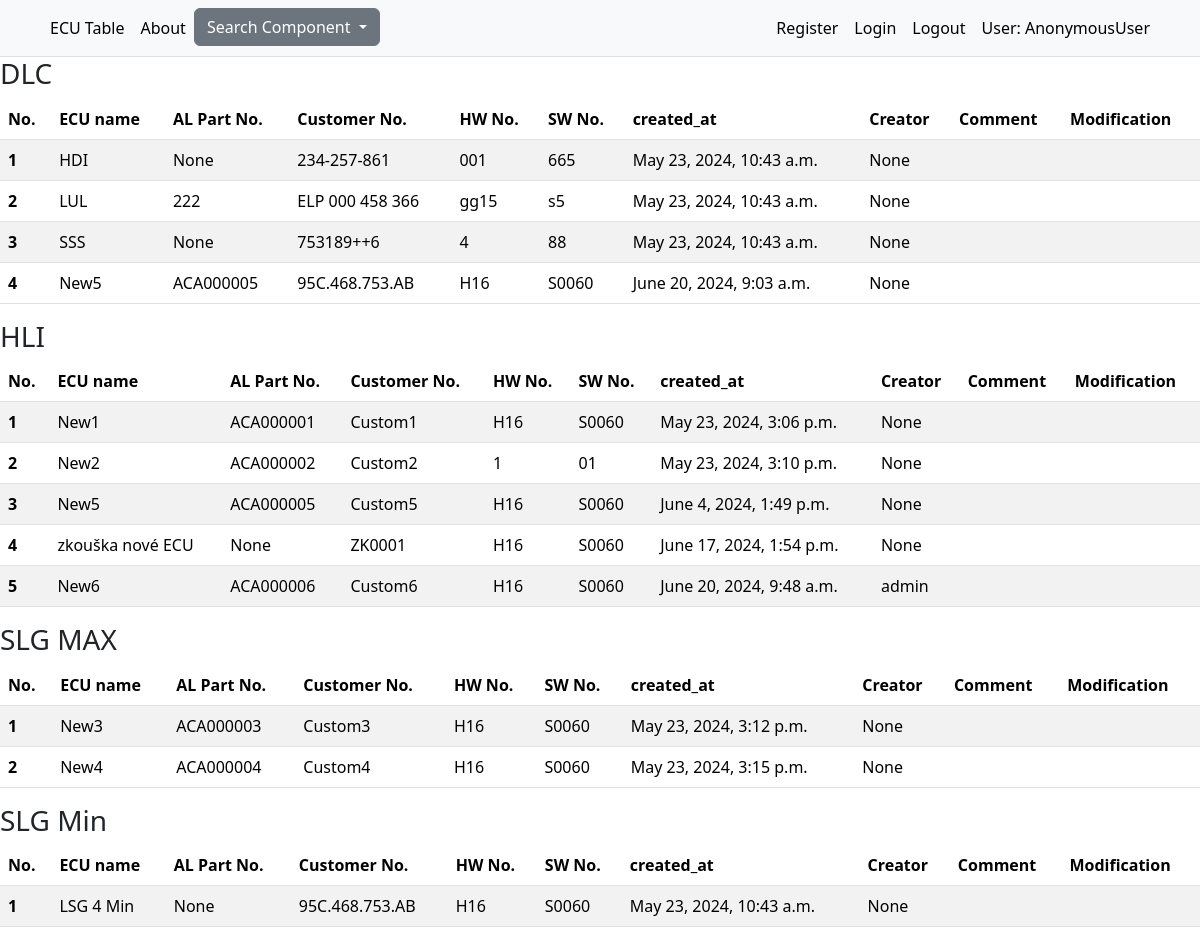
The app's page /, older data.
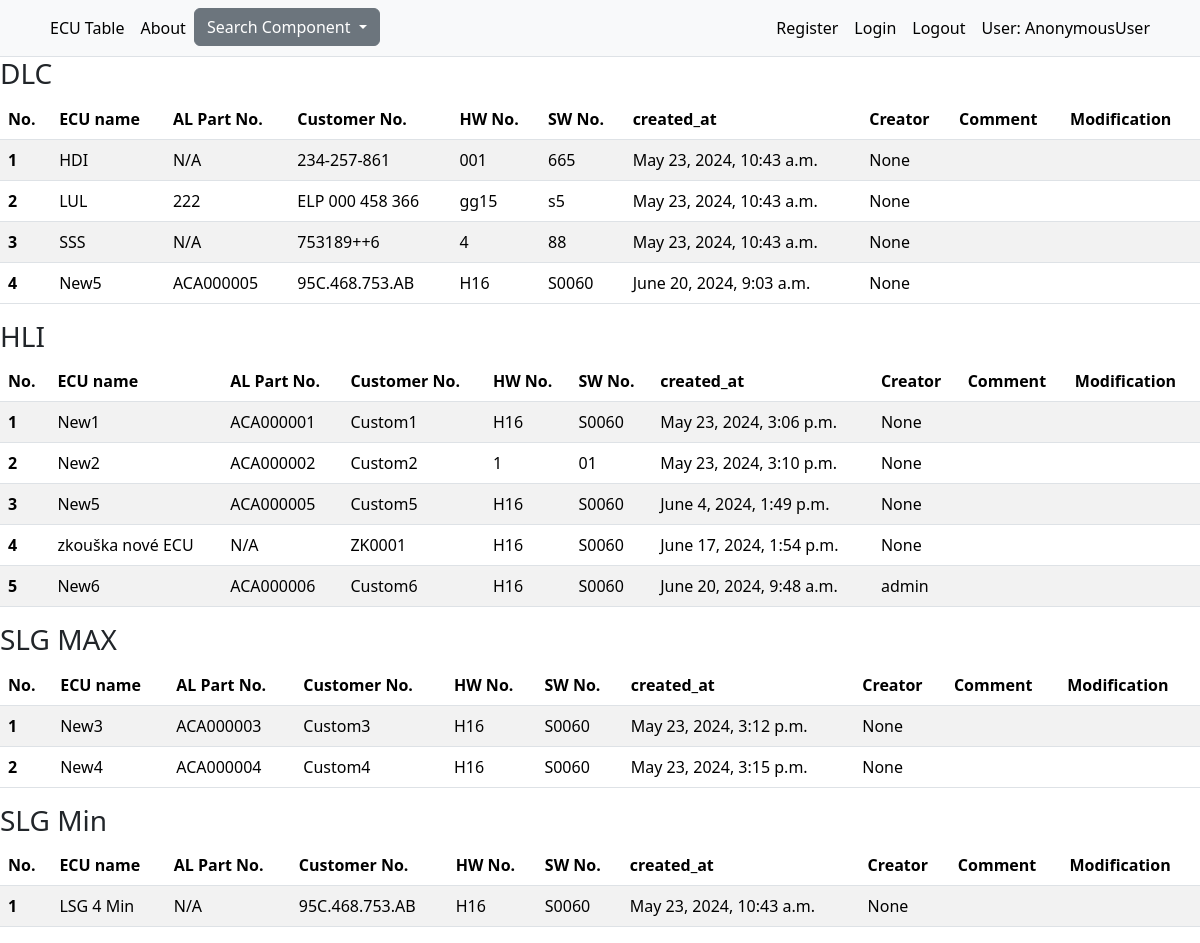
The same page, newer data.
### db_ecu/models.py (models this page shows, shortened)
class ECU(models.Model):
    family = models.ForeignKey(Family, on_delete=models.CASCADE, null=True, blank=True)
    ecu_name = models.CharField(max_length=20)
    customer_number = models.CharField(max_length=15)
    al_part_no = models.CharField(max_length=11, default='N/A',null=True, blank=True)
    hw_number = models.CharField(max_length=10)
    sw_number = models.CharField(max_length=10)
    created_at = models.DateTimeField(auto_now_add=True)
    creator = models.ForeignKey(User, on_delete=models.CASCADE, null=True, blank=True)
    ecu_description = models.CharField(max_length=40, null=True, blank=True)
    comment = models.CharField(max_length=100, null=True, blank=True)

class Family(models.Model):
    name = models.CharField(max_length=20, unique=True)

### db_ecu/views.py (the view)
# urls.py: path('', ecu_tables, name='ecu-tables'),
def ecu_tables(request):
    ecu_list = ECU.objects.select_related('family').all()
    families_ecus = defaultdict(list)
    for ecu in ecu_list:
        families_ecus[ecu.family.name].append(ecu)
    sorted_families_ecus = dict(sorted(families_ecus.items()))
    return render(request, 'ECU_tables.html', {'families_ecus': sorted_families_ecus})

### templates/ECU_tables.html (shortened to what this page needs)
{% extends 'base.html' %}
{% block content %}
  <body>
        {% for family_name, ecus in families_ecus.items %}
        <h3>{{ family_name }}</h3>
        <table class="table table-striped table-hover" id="data-table-{{ forloop.counter }}">
          <thead>
            <tr>
              <th scope="col">No.</th>
              <th scope="col">ECU name</th>
              <th scope="col">AL Part No.</th>
              <th scope="col">Customer No.</th>
              <th scope="col">HW No.</th>
              <th scope="col">SW No.</th>
              <th scope="col">created_at</th>
              <th scope="col">Creator</th>
              <th scope="col">Comment</th>
              <th scope="col">Modification</th>
            </tr>
          </thead>
          <tbody>
            {% for every_ecu in ecus %}
            <tr>
              <th scope="row">{{ forloop.counter }}</th>
              <td>{{ every_ecu.ecu_name }}</td>
              <td>{{ every_ecu.al_part_no }}</td>
              <td>{{ every_ecu.customer_number }}</td>
              <td>{{ every_ecu.hw_number }}</td>
              <td>{{ every_ecu.sw_number }}</td>
              <td>{{ every_ecu.created_at }}</td>
              <td>{{ every_ecu.creator }}</td>
              <td>{{ every_ecu.ecu_comment }}</td>
              <td>
              </td>
            </tr>
            {% endfor %}
          </tbody>
        </table>
        {% endfor %}
{% endblock %}

### templates/base.html (shortened to what this page needs)
<!DOCTYPE html>
<html lang="en">
 <head>
    <link href="https://cdn.jsdelivr.net/npm/bootstrap@5.3.3/dist/css/bootstrap.min.css" rel="stylesheet">
  </head>
<body>
    <nav class="py-2 bg-body-tertiary border-bottom">
    <div class="container d-flex flex-wrap">
      <ul class="nav me-auto">
        <li class="nav-item"><a href="/ " class="nav-link link-body-emphasis px-2 active" aria-current="page">ECU Table</a></li>
        <li class="nav-item"><a href="#" class="nav-link link-body-emphasis px-2">About</a></li>
        <li class="dropdown">
            <button class="btn btn-secondary dropdown-toggle" type="button" data-bs-toggle="dropdown">
              Search Component
            </button>
        </li>
      </ul>
      <ul class="nav">
        <li class="nav-item"><a href="/user/register" class="nav-link link-body-emphasis px-2">Register</a></li>
        <li class="nav-item"><a href="/user/login" class="nav-link link-body-emphasis px-2">Login</a></li>
        <li class="nav-item"><a href="/user/logout" class="nav-link link-body-emphasis px-2">Logout</a></li>
        <li class="nav-item nav-link link-body-emphasis px-2">User: {{ user }}</li>
      </ul>
    </div>
  </nav>
  <main>
      {% block content %}
      {% endblock %}
  </main>
</body>
</html>

Row changes from the older to the newer data that the page shows:
changed ECU "HDI": al_part_no "None" → "N/A"
changed ECU "SSS": al_part_no "None" → "N/A"
changed ECU "zkouška nové ECU": al_part_no "None" → "N/A"
changed ECU "LSG 4 Min": al_part_no "None" → "N/A"
